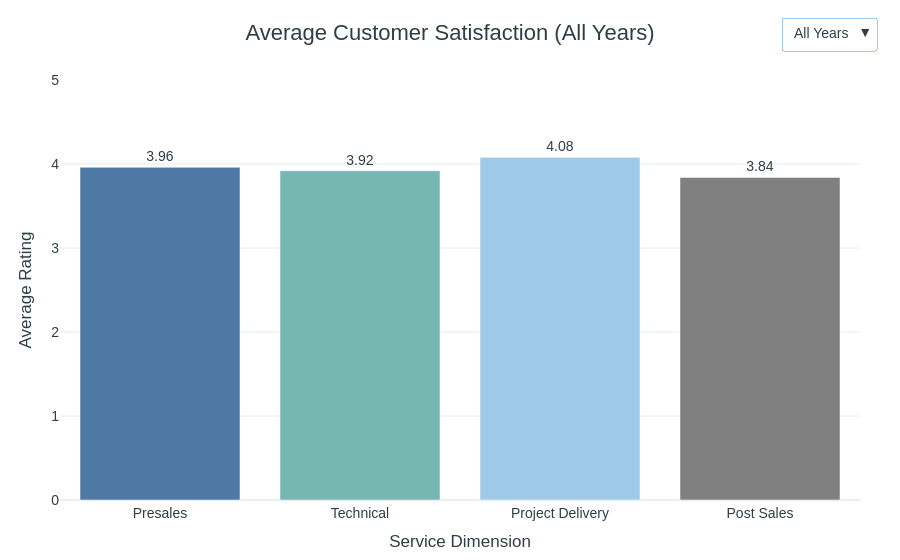

The code cell stored with this chart in its notebook:
### Code cell
# Chart 3
fig3 = create_chart3(df)
fig3.show()

### Figure 1 — Plotly figure (JSON) as saved in the notebook; plotly's stock layout.template omitted (floating-point values rounded to 4 significant figures)
{"data": [{"hovertemplate": "<b>%{x}</b><br>Average Rating: %{y:.2f}<extra></extra>", "marker": {"color": ["#4E79A7", "#76B7B2", "#A0CBE8", "grey"]}, "text": [3.96, 3.92, 4.08, 3.84], "textposition": "outside", "texttemplate": "%{text:.2f}", "type": "bar", "x": ["Presales", "Technical", "Project Delivery", "Post Sales"], "y": [3.96, 3.92, 4.08, 3.84]}], "layout": {"autosize": true, "font": {"color": "#2F3E46", "family": "Arial", "size": 14}, "hoverlabel": {"bgcolor": "white", "font": {"family": "Arial", "size": 13}}, "margin": {"b": 50, "l": 60, "r": 40, "t": 80}, "paper_bgcolor": "#FFFFFF", "plot_bgcolor": "white", "showlegend": false, "title": {"font": {"color": "#2F3E46", "size": 22}, "text": "Average Customer Satisfaction (All Years)", "x": 0.5}, "updatemenus": [{"bgcolor": "#FFFFFF", "bordercolor": "#A0CBE8", "buttons": [{"args": [{"text": [[3.96, 3.92, 4.08, 3.84]], "y": [[3.96, 3.92, 4.08, 3.84]]}, {"title": {"font": {"color": "#2F3E46", "size": 22}, "text": "Average Customer Satisfaction (All Years)", "x": 0.5}}], "label": "All Years", "method": "update"}, {"args": [{"text": [[4, 3.66, 3.76, 3.66]], "y": [[4, 3.66, 3.76, 3.66]]}, {"title": {"font": {"color": "#2F3E46", "size": 22}, "text": "Average Customer Satisfaction (2021.0)", "x": 0.5}}], "label": "2021.0", "method": "update"}, {"args": [{"text": [[3.79, 3.79, 4.02, 3.79]], "y": [[3.79, 3.79, 4.02, 3.79]]}, {"title": {"font": {"color": "#2F3E46", "size": 22}, "text": "Average Customer Satisfaction (2022.0)", "x": 0.5}}], "label": "2022.0", "method": "update"}, {"args": [{"text": [[4.01, 3.92, 3.93, 3.77]], "y": [[4.01, 3.92, 3.93, 3.77]]}, {"title": {"font": {"color": "#2F3E46", "size": 22}, "text": "Average Customer Satisfaction (2023.0)", "x": 0.5}}], "label": "2023.0", "method": "update"}, {"args": [{"text": [[3.96, 3.84, 4.03, 3.92]], "y": [[3.96, 3.84, 4.03, 3.92]]}, {"title": {"font": {"color": "#2F3E46", "size": 22}, "text": "Average Customer Satisfaction (2024.0)", "x": 0.5}}], "label": "2024.0", "method": "update"}, {"args": [{"text": [[3.98, 4.08, 4.3, 3.88]], "y": [[3.98, 4.08, 4.3, 3.88]]}, {"title": {"font": {"color": "#2F3E46", "size": 22}, "text": "Average Customer Satisfaction (2025.0)", "x": 0.5}}], "label": "2025.0", "method": "update"}, {"args": [{"text": [[null, null, null, null]], "y": [[null, null, null, null]]}, {"title": {"font": {"color": "#2F3E46", "size": 22}, "text": "Average Customer Satisfaction (nan)", "x": 0.5}}], "label": "nan", "method": "update"}], "direction": "down", "font": {"color": "#2F3E46"}, "showactive": true, "x": 1.02, "y": 1.15}], "xaxis": {"autorange": true, "linecolor": "#E6ECF2", "range": [-0.5, 3.5], "showgrid": false, "title": {"text": "Service Dimension"}, "type": "category"}, "yaxis": {"gridcolor": "#E6ECF2", "range": [0, 5], "title": {"text": "Average Rating"}, "type": "linear"}}}
